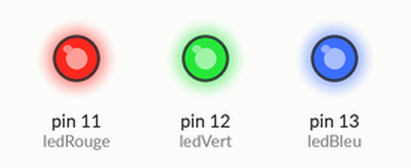
A sketch run on a simulated Arduino Uno, built with avr-gcc and run on an emulated ATmega328P. On the bench: output pins drawn as LEDs (lit = HIGH).

Above: at 3.1 s.
At 6.1 s:
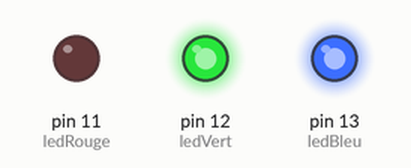
At 9.1 s:
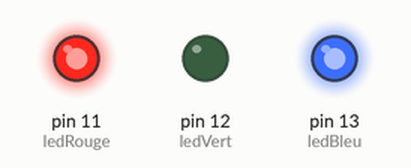
At 12.1 s:
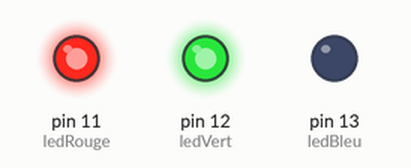
At 15.1 s:
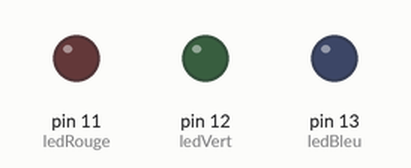
Timing chart, 0 to 16.6 s (numbered marks = the images above):
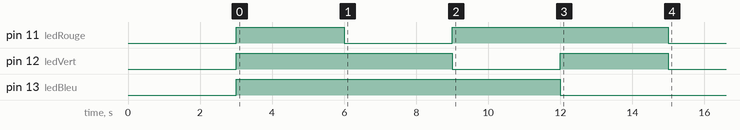

The sketch:

testremi.ino
```cpp
//Rouge branche sur 9
//Vert branche sur 10
//Bleu branche sur 11
int ledRouge = 11;
int ledVert = 12;
int ledBleu = 13;

// run once, when the sketch starts
void setup()
{
    pinMode(ledRouge, OUTPUT);
    pinMode(ledVert,OUTPUT);
    pinMode(ledBleu,OUTPUT);
    //La led est blanche pendant 3 secondes (etat par defaut)
    delay(3000);
    //La led s'eteint
    Off();
    delay(3000);
    Rouge();
    delay(3000);
    Vert();
    delay(3000);
    Bleu();
    delay(3000);
    Blanc();
}

// run over and over again
void loop()
{

}

//Voila les fonctions qui font la magie

void Off(){
  digitalWrite(ledVert,HIGH);
  digitalWrite(ledBleu,HIGH);
  digitalWrite(ledRouge,HIGH);
}

void Rouge(){
  digitalWrite(ledVert,HIGH);
  digitalWrite(ledBleu,HIGH);
  digitalWrite(ledRouge,LOW);
}

void Vert(){
  digitalWrite(ledVert,LOW);
  digitalWrite(ledBleu,HIGH);
  digitalWrite(ledRouge,HIGH);
}

void Bleu(){
  digitalWrite(ledVert,HIGH);
  digitalWrite(ledBleu,LOW);
  digitalWrite(ledRouge,HIGH);
}

void Cyan(){
  digitalWrite(ledVert,LOW);
  digitalWrite(ledBleu,LOW);
  digitalWrite(ledRouge,HIGH);
}

void Rose(){
  digitalWrite(ledVert,HIGH);
  digitalWrite(ledBleu,LOW);
  digitalWrite(ledRouge,LOW);
}

void Jaune(){
  digitalWrite(ledVert,LOW);
  digitalWrite(ledBleu,HIGH);
  digitalWrite(ledRouge,LOW);
}

void Blanc(){
  digitalWrite(ledVert,LOW);
  digitalWrite(ledBleu,LOW);
  digitalWrite(ledRouge,LOW);
}
```
